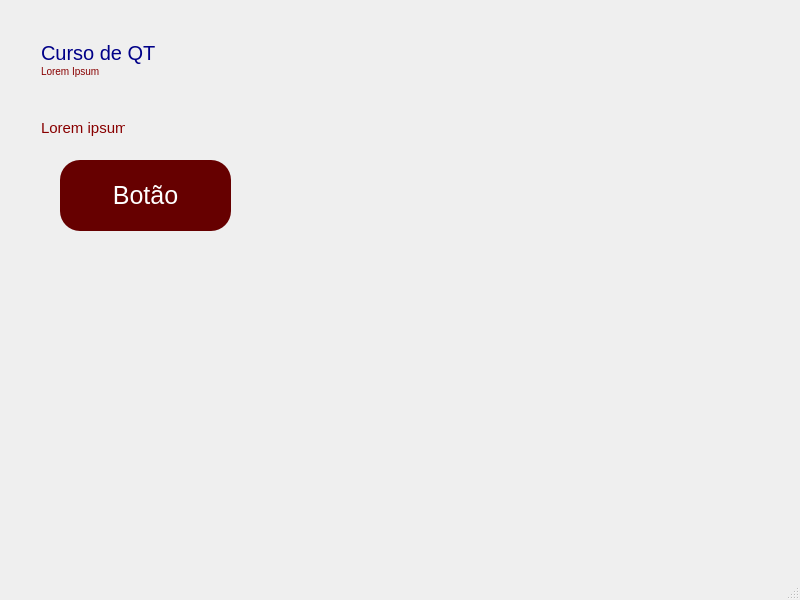
<?xml version="1.0" encoding="UTF-8"?>
<ui version="4.0">
 <class>MainWindow</class>
 <widget class="QMainWindow" name="MainWindow">
  <property name="geometry">
   <rect>
    <x>0</x>
    <y>0</y>
    <width>800</width>
    <height>600</height>
   </rect>
  </property>
  <property name="windowTitle">
   <string>MainWindow</string>
  </property>
  <widget class="QWidget" name="centralwidget">
   <widget class="QPushButton" name="pushButton">
    <property name="geometry">
     <rect>
      <x>60</x>
      <y>160</y>
      <width>171</width>
      <height>71</height>
     </rect>
    </property>
    <property name="styleSheet">
     <string notr="true">color:#fff;
background-color:#600;
border-radius:20px;
font-size:25px;</string>
    </property>
    <property name="text">
     <string>Botão</string>
    </property>
   </widget>
   <widget class="QLabel" name="label">
    <property name="geometry">
     <rect>
      <x>41</x>
      <y>41</y>
      <width>331</width>
      <height>36</height>
     </rect>
    </property>
    <property name="text">
     <string>&lt;div style=&quot;color:#008;font-size:20px;&quot;&gt;Curso de QT&lt;/div&gt;
&lt;div style=&quot;color:#800;font-size:10px;&quot;&gt; Lorem Ipsum&lt;/div&gt;</string>
    </property>
   </widget>
   <widget class="QLabel" name="label_2">
    <property name="geometry">
     <rect>
      <x>41</x>
      <y>119</y>
      <width>84</width>
      <height>18</height>
     </rect>
    </property>
    <property name="styleSheet">
     <string notr="true">color:#800;
font-size:15px;</string>
    </property>
    <property name="text">
     <string>Lorem ipsum</string>
    </property>
   </widget>
   <widget class="QLabel" name="label_3">
    <property name="enabled">
     <bool>true</bool>
    </property>
    <property name="geometry">
     <rect>
      <x>10</x>
      <y>240</y>
      <width>411</width>
      <height>131</height>
     </rect>
    </property>
    <property name="maximumSize">
     <size>
      <width>16777215</width>
      <height>16777215</height>
     </size>
    </property>
    <property name="text">
     <string>&lt;img src=&quot;:/imagens/passarinho.JPG&quot;&gt;</string>
    </property>
    <property name="scaledContents">
     <bool>true</bool>
    </property>
   </widget>
  </widget>
  <widget class="QMenuBar" name="menubar">
   <property name="geometry">
    <rect>
     <x>0</x>
     <y>0</y>
     <width>800</width>
     <height>21</height>
    </rect>
   </property>
  </widget>
  <widget class="QStatusBar" name="statusbar"/>
 </widget>
 <resources/>
 <connections/>
</ui>
